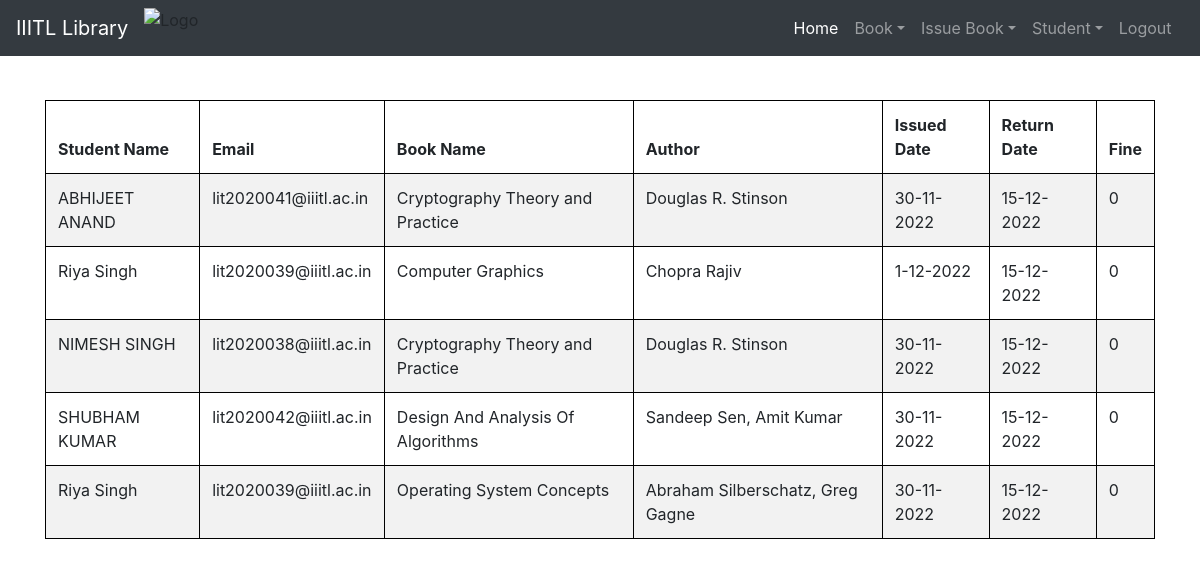
Page /viewissuedbooks (signed in) on the committed database.
### Library/models.py (models this page shows, shortened)
class Book(models.Model):
    title = models.CharField(max_length=50)
    isbn = models.PositiveBigIntegerField()
    author = models.CharField(max_length=50)

### Library/views.py (the view)
# urls.py: path('viewissuedbooks', views.viewissuedbooks, name = 'view_issued_books'),
def viewissuedbooks(request) :
    if request.user.is_superuser:
        issued_books = models.IssuedBooks.objects.all()
        li = []
        for ib in issued_books:
            issue_date = str(ib.issue_date.day) + '-' + str(ib.issue_date.month) + '-' + str(ib.issue_date.year)
            return_date = str(ib.return_date.day) + '-' + str(ib.return_date.month) + '-' + str(ib.return_date.year)
            days = (date.today() - ib.issue_date)
            print(date.today())
            d = days.days
            fine = 0
            if d > 15:
                day = d-15
                fine = day*10
            books = list(models.Book.objects.filter(isbn = ib.isbn))
            students = list(models.User.objects.filter(email = ib.user))
            i = 0
            for l in books :
                t = (students[i].get_full_name, students[i].email, books[i].title, books[i].author, issue_date, return_date, fine)
                i += 1
                li.append(t)
        return render(request, 'Library/viewIssuedBooks.html', {'li' : li})
    else :
        return render(request, 'Library/index.html')

### templates/Library/viewIssuedBooks.html (shortened to what this page needs)
{% extends 'Library/layout.html' %}
{% block head %}
    <link rel="stylesheet" href="https://stackpath.bootstrapcdn.com/bootstrap/4.3.1/css/bootstrap.min.css">
    <link rel="stylesheet" href="https://maxcdn.bootstrapcdn.com/font-awesome/4.7.0/css/font-awesome.min.css">
{% endblock %}
{% block body %}
    {% if li %}
        <div class="container">
            <table class="table table-hover table-condensed table-striped table-bordered bg-white">
                <thead>
                    <tr>
                        <th>Student Name</th>
                        <th>Email</th>
                        <th>Book Name</th>
                        <th>Author</th>
                        <th>Issued Date</th>
                        <th>Return Date</th>
                        <th>Fine</th>
                    </tr>
                </thead>
                <tbody>
                    {% for t in li %}
                        <tr>
                            <td>{{t.0}}</td>
                            <td>{{t.1}}</td>
                            <td>{{t.2}}</td>
                            <td>{{t.3}}</td>
                            <td>{{t.4}}</td>
                            <td>{{t.5}}</td>
                            <td>{{t.6}}</td>
                        </tr>
                        {%endfor%}
                </tbody>
                </table>
            </div>
            {%else%}
            <h1> 0 book Issued</h1>
            {%endif%}
{% endblock %}

### templates/Library/layout.html (style rules this page uses)
table.table-bordered { border:1px solid black; margin-top:20px; }
table.table-bordered > thead > tr > th { border:1px solid black; }
table.table-bordered > tbody > tr > td { border:1px solid black; }

### templates/Library/viewIssuedBooks.html (style rules this page uses)
body { background-image: url("https://media.istockphoto.com/photos/textbooks-stacked-on-school-desk-with-chalkboard-background-picture-id638383032?b=1&k=20&m=638383032&s=170667a&w=0&h=T8UqCXjblfdTPKu4LlLHqJWizWbd3LEhEkJHAMcB83I="); background-repeat: repeat; background-size: 100vw 100vh; }
.container { margin-top: 100px; }

### rows in the picture
Book: title "Cryptography Theory and Practice" "Cryptography Theory and Practice", author "Douglas R. Stinson" "Douglas R. Stinson"
Book: title "Computer Graphics", author "Chopra Rajiv"
Book: title "Design And Analysis Of Algorithms", author "Sandeep Sen, Amit Kumar"
Book: title "Operating System Concepts", author "Abraham Silberschatz, Greg Gagne"

### other values in the picture
{{ t.0 }} "ABHIJEET ANAND" "Riya Singh" "NIMESH SINGH" "SHUBHAM KUMAR" "Riya Singh"
{{ t.1 }} "lit2020041@iiitl.ac.in" "lit2020039@iiitl.ac.in" "lit2020038@iiitl.ac.in" "lit2020042@iiitl.ac.in" "lit2020039@iiitl.ac.in"
{{ t.4 }} "30-11-2022" "1-12-2022" "30-11-2022" "30-11-2022" "30-11-2022"
{{ t.5 }} "15-12-2022" "15-12-2022" "15-12-2022" "15-12-2022" "15-12-2022"
{{ t.6 }} "0" "0" "0" "0" "0"
